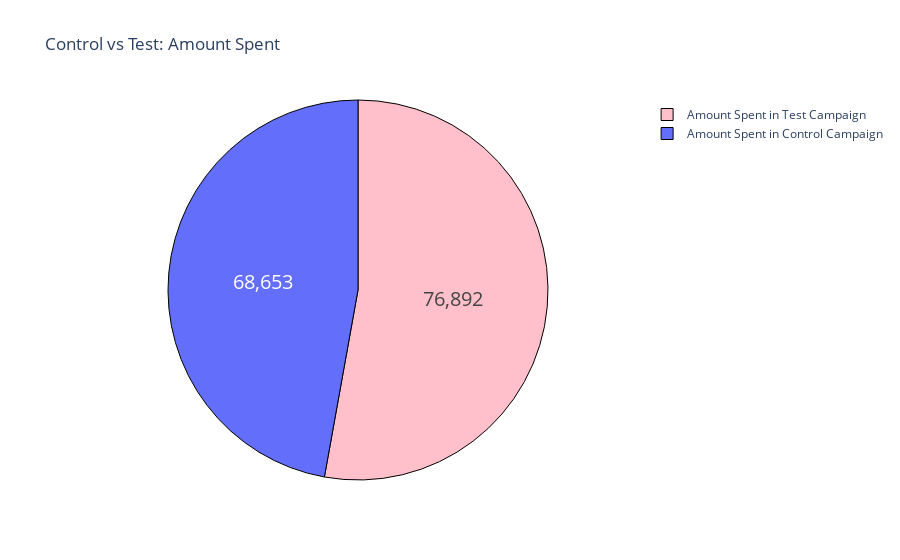

Notebook code for this chart:
### Code cell
fig = go.Figure(data = [go.Pie(labels = label,
                               values = counts)])
fig.update_layout(title_text = 'Control vs Test: Amount Spent')
fig.update_traces(hoverinfo = 'label+percent',
                  textinfo = 'value',
                  textfont_size = 20,
                  marker = dict(colors = colors,
                                line = dict(color = 'black',
                                            width = 1)))
fig.show()

### Figure 1 — Plotly figure (JSON) as saved in the notebook; plotly's stock layout.template omitted (floating-point values rounded to 4 significant figures)
{"data": [{"hoverinfo": "label+percent", "labels": ["Amount Spent in Control Campaign", "Amount Spent in Test Campaign"], "marker": {"colors": ["baby blue", "pink"], "line": {"color": "black", "width": 1}}, "textfont": {"size": 20}, "textinfo": "value", "type": "pie", "values": [68653, 76892]}], "layout": {"title": {"text": "Control vs Test: Amount Spent"}}}
